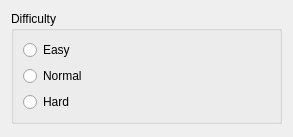
<?xml version="1.0" encoding="UTF-8"?>
<ui version="4.0">
 <class>NewGameWidgetUi_local</class>
 <widget class="QWidget" name="NewGameWidgetUi_local">
  <property name="geometry">
   <rect>
    <x>0</x>
    <y>0</y>
    <width>293</width>
    <height>137</height>
   </rect>
  </property>
  <property name="windowTitle">
   <string>Form</string>
  </property>
  <layout class="QVBoxLayout" name="verticalLayout_2">
   <item>
    <widget class="QGroupBox" name="difficultyGroupBox">
     <property name="title">
      <string>Difficulty</string>
     </property>
     <layout class="QVBoxLayout" name="verticalLayout">
      <item>
       <widget class="QRadioButton" name="easyRadioButton">
        <property name="text">
         <string>Easy</string>
        </property>
       </widget>
      </item>
      <item>
       <widget class="QRadioButton" name="normalRadioButton">
        <property name="text">
         <string>Normal</string>
        </property>
       </widget>
      </item>
      <item>
       <widget class="QRadioButton" name="hardRadioButton">
        <property name="text">
         <string>Hard</string>
        </property>
       </widget>
      </item>
     </layout>
    </widget>
   </item>
   <item>
    <spacer name="verticalSpacer">
     <property name="orientation">
      <enum>Qt::Vertical</enum>
     </property>
     <property name="sizeHint" stdset="0">
      <size>
       <width>20</width>
       <height>40</height>
      </size>
     </property>
    </spacer>
   </item>
  </layout>
 </widget>
 <resources/>
 <connections/>
</ui>
